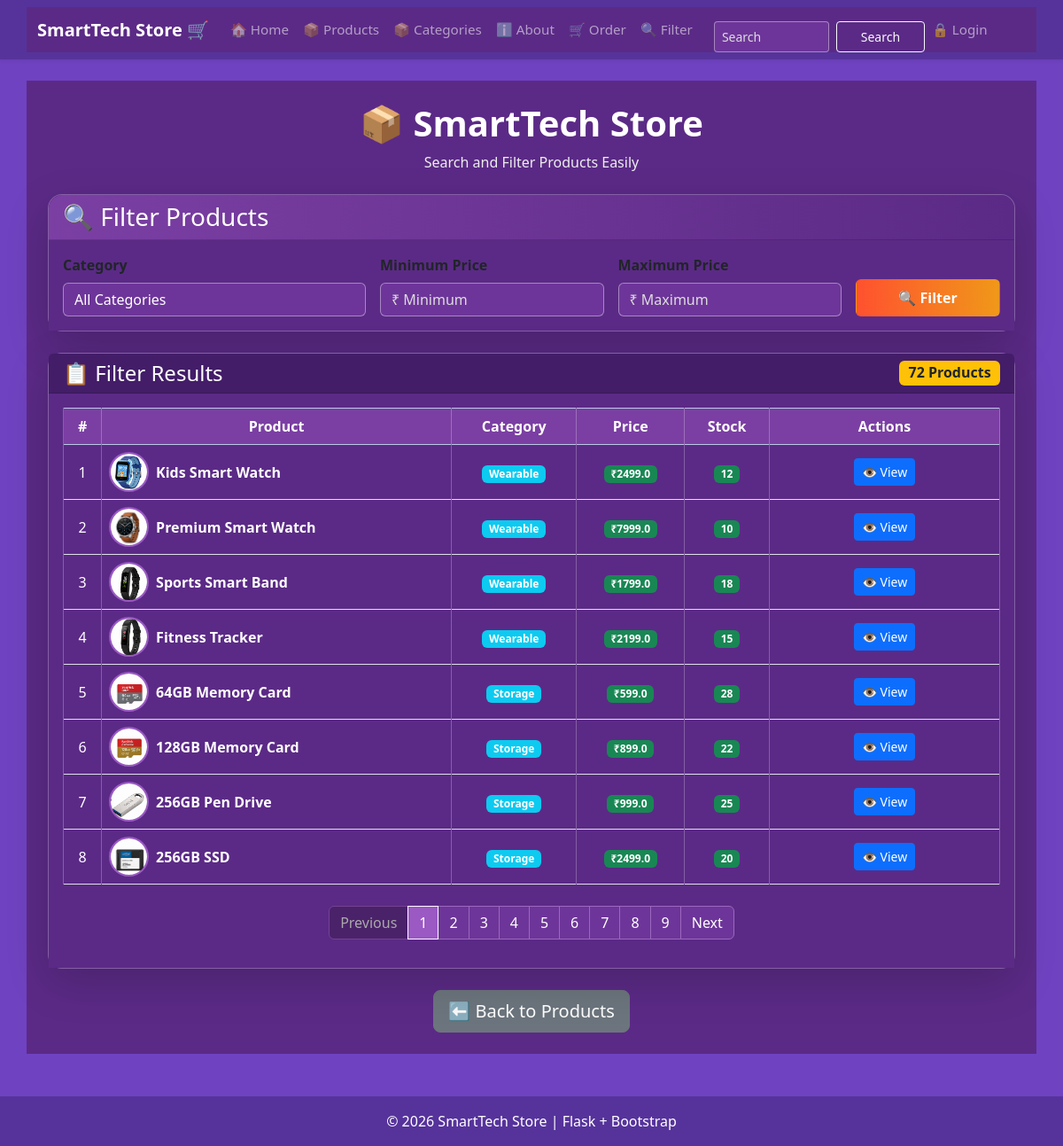
The app's page /filter with its own data.
### tables this page shows
CREATE TABLE products (
                    id INTEGER PRIMARY KEY AUTOINCREMENT,
                    name TEXT NOT NULL,
                    category TEXT NOT NULL,
                    price REAL NOT NULL,
                    stock INTEGER NOT NULL
                 , photo TEXT DEFAULT 'default.jpg');

### app.py (the view)
@app.route("/filter")
def filter_products():
    conn = get_db()
    category = request.args.get(
        "category",
        ""
    )
    min_price = request.args.get(
        "min_price",
        ""
    )
    max_price = request.args.get(
        "max_price",
        ""
    )
    query = "SELECT * FROM products WHERE 1=1"
    params = []
    if category:
        query += " AND category = ?"
        params.append(category)
    if min_price:
        query += " AND price >= ?"
        params.append(min_price)
    if max_price:
        query += " AND price <= ?"
        params.append(max_price)
    query += " ORDER BY id DESC"
    products = conn.execute(
        query,
        params
    ).fetchall()
    categories = conn.execute(
        "SELECT DISTINCT category FROM products"
    ).fetchall()
    conn.close()
    return render_template(
        "filter.html",
        products=products,
        categories=categories,
        selected_category=category,
        min_price=min_price,
        max_price=max_price
    )

### database.py (called while the page is built)
def get_db():
    conn = sqlite3.connect(DB_PATH)
    conn.row_factory = sqlite3.Row # To access columns by name
    return conn

### templates/filter.html (shortened to what this page needs)
{% extends "base.html" %}
{% block content %}
<div class="container py-4">
    <div class="text-center mb-4">
        <h1 class="fw-bold text-primary">
            📦 SmartTech Store
        </h1>
        <p class="text-muted">
            Search and Filter Products Easily
        </p>
    </div>
    <div class="card shadow-lg rounded-4 mb-4">
        <div class="card-header text-white rounded-top-4"
             style="background:linear-gradient(90deg,#7b3fa3,#5b2a86);">
            <h3 class="mb-0">
                🔍 Filter Products
            </h3>
        </div>
        <div class="card-body">
            <form method="GET"
                  action="{{ url_for('filter_products') }}">
                <div class="row g-3">
                    <div class="col-md-4">
                        <label class="fw-bold mb-2">
                            Category
                        </label>
                        <select class="form-select"
                                name="category">
                            <option value="">
                                All Categories
                            </option>
                        </select>
                    </div>
                    <div class="col-md-3">
                        <label class="fw-bold mb-2">
                            Minimum Price
                        </label>
                        <input type="number"
                               class="form-control"
                               name="min_price"
                               placeholder="₹ Minimum"
                               value="{{ min_price }}">
                    </div>
                    <div class="col-md-3">
                        <label class="fw-bold mb-2">
                            Maximum Price
                        </label>
                        <input type="number"
                               class="form-control"
                               name="max_price"
                               placeholder="₹ Maximum"
                               value="{{ max_price }}">
                    </div>
                    <div class="col-md-2 d-grid">
                        <label>&nbsp;</label>
                        <button class="btn text-white fw-bold"
                                style="background:linear-gradient(90deg,#ff512f,#f09819);">
                            🔍 Filter
                        </button>
                    </div>
                </div>
            </form>
        </div>
    </div>
    <div class="card shadow-lg rounded-4">
        <div class="card-header text-white d-flex justify-content-between"
             style="background:#431d68;">
            <h4 class="mb-0">
                📋 Filter Results
            </h4>
            <span class="badge bg-warning text-dark fs-6">
                {{ products|length }} Products
            </span>
        </div>
        <div class="card-body">
            {% if products %}
            <div class="table-responsive">
                <table class="table table-hover table-bordered align-middle text-center">
                    <thead class="table-primary">
                        <tr>
                            <th>#</th>
                            <th>Product</th>
                            <th>Category</th>
                            <th>Price</th>
                            <th>Stock</th>
                            <th width="260">Actions</th>
                        </tr>
                    </thead>
                    <tbody id="productTableBody">
                        {% for product in products %}
                        <tr class="product-row">
                            <td>
                                {{ loop.index }}
                            </td>
                            <td>
                                <div class="d-flex align-items-center">
                                    <img src="{{ url_for('static', filename='uploads/' ~ product.photo) }}"
                                         class="product-photo me-2"
                                         alt="{{ product.name }}">
                                    <span class="fw-bold">
                                        {{ product.name }}
                                    </span>
                                </div>
                            </td>
                            <td>
                                <span class="badge bg-info">
                                    {{ product.category }}
                                </span>
                            </td>
                            <td>
                                <span class="badge bg-success">
                                    ₹{{ product.price }}
                                </span>
                            </td>
                            <td>
                                <span class="badge bg-success">
                                    {{ product.stock }}
                                </span>
                            </td>
                            <td>
                                <a href="{{ url_for('product_detail', id=product.id) }}"
                                   class="btn btn-primary btn-sm">
                                    👁 View
                                </a>
                            </td>
                        </tr>
                        {% endfor %}
                    </tbody>
                </table>
            </div>
            <div class="d-flex justify-content-center mt-4">
                <nav>
                    <ul class="pagination" id="pagination"></ul>
                </nav>
            </div>
            {% endif %}
        </div>
    </div>
    <div class="text-center mt-4">
        <a href="{{ url_for('product') }}"
           class="btn btn-secondary btn-lg">
            ⬅ Back to Products
        </a>
    </div>
</div>
{% endblock %}

### templates/base.html (style rules this page uses)
html, body { margin: 0; padding: 0; min-height: 100%; background-color: #6f42c1 !important; }
body { background-color: #6f42c1 !important; }
:root { --brand: #6f42c1; }
.table thead th { background-color: #6f42c1; color: white; }

### templates/filter.html (style rules this page uses)
html, body { background: #5b2a86 !important; color: white !important; }
.container, .card, .card-body, .table-responsive { background: #5b2a86 !important; }
.card { border: 1px solid rgba(255,255,255,.25) !important; }
.text-muted { color: #eee !important; }
.text-primary { color: white !important; }
.form-select, .form-control { background: #6d3599 !important; color: white !important; border-color: rgba(255,255,255,.4) !important; }
.form-select option { background: #5b2a86; color: white; }
.form-control::placeholder { color: #ddd !important; }
.table { background: #5b2a86 !important; color: white !important; margin-bottom: 0; }
.table th, .table td { background: #5b2a86 !important; color: white !important; border-color: rgba(255,255,255,.25) !important; }
.table-primary th { background: #7b3fa3 !important; color: white !important; }
.product-photo { width: 45px; height: 45px; object-fit: cover; border-radius: 50%; border: 2px solid #9b59c4; }

### records on screen
products: photo (picture), name "Kids Smart Watch", category "Wearable", price "2499.0", stock "12"
products: photo (picture), name "Premium Smart Watch", category "Wearable", price "7999.0", stock "10"
products: photo (picture), name "Sports Smart Band", category "Wearable", price "1799.0", stock "18"
products: photo (picture), name "Fitness Tracker", category "Wearable", price "2199.0", stock "15"
products: photo (picture), name "64GB Memory Card", category "Storage", price "599.0", stock "28"
products: photo (picture), name "128GB Memory Card", category "Storage", price "899.0", stock "22"
products: photo (picture), name "256GB Pen Drive", category "Storage", price "999.0", stock "25"
products: photo (picture), name "256GB SSD", category "Storage", price "2499.0", stock "20"

### other values on screen
{{ products|length }} "72"
